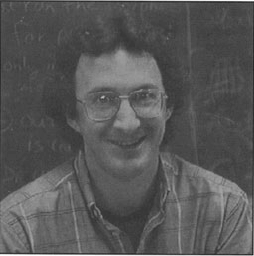
#> input picture Histogram Esitleme/Histogram/1.png, 254 x 256 px
$ jupyter execute HisEqu.ipynb
#> lines starting #> are read from the running program, lines starting #| are printed output that depends on the picture
[cell 1]
import numpy as np
import cv2
import matplotlib.pyplot as plt

img = cv2.imread('1.png',0)
#> img is the input picture: shape (256, 254); min 24, max 254, mean 87.3
esit = cv2.equalizeHist(img)
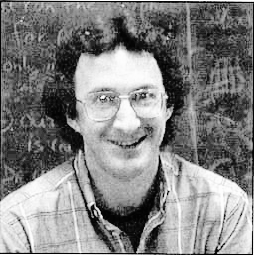
#> esit: shape (256, 254); min 0, max 255, mean 130.9
res = np.hstack((img,esit))
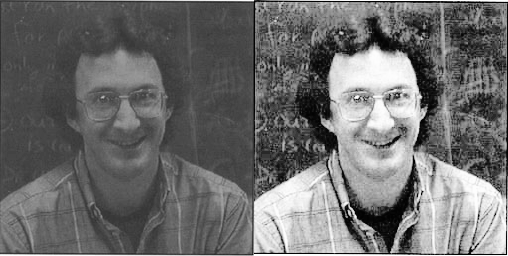
#> res: shape (256, 508); min 0, max 255, mean 109.1
cv2.imwrite('res.png',res)

plt.imshow(cv2.cvtColor(res, cv2.COLOR_BGR2RGB))
plt.title('Histogram Eşitlenmesi Uygulanmış Resim')
